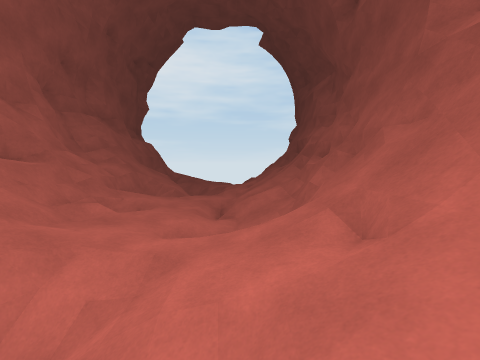
View 1 (above)

15 first-person views from a walk through a 3-D level made in the Unity game engine. The camera is 1.4 m above the floor, tilts 4° down and sees 90° across. The floor is counted in squares, 1 m on a side. Each view is taken from the middle of a square. On the plan, view 1 faces up. The plan holds only what a view shows up to about 13 squares ahead; the rest is blank. The place goes on beyond the plan. Some animated figures are left out.

View 2
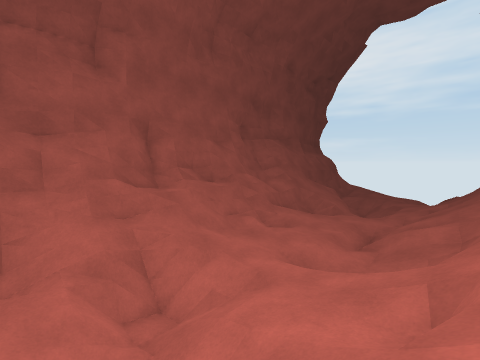

View 3
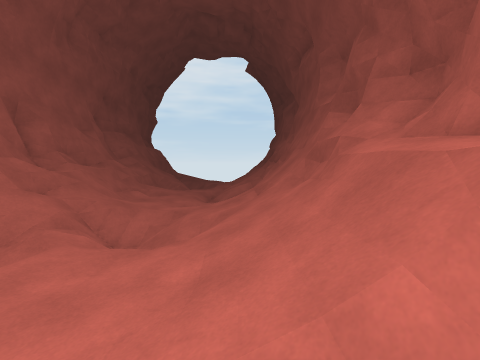

View 4
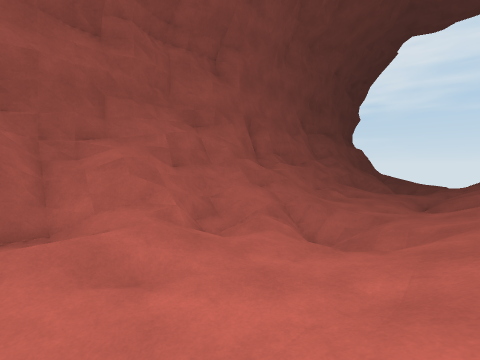

View 5
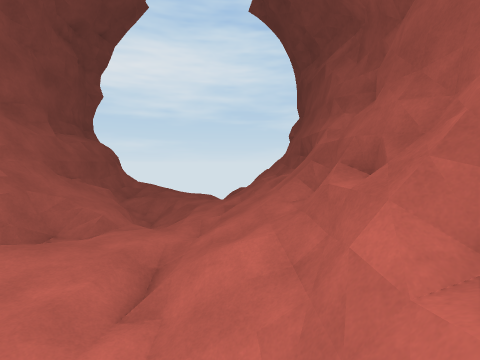

View 6
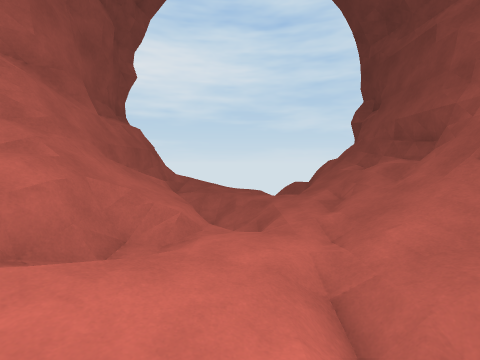

View 7
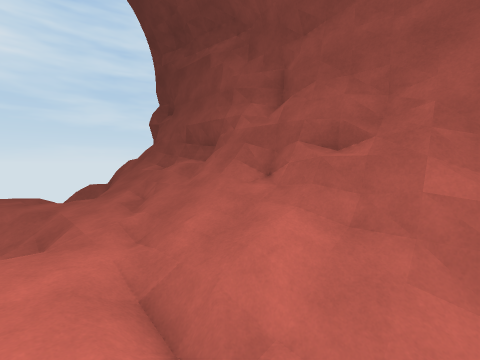

View 8
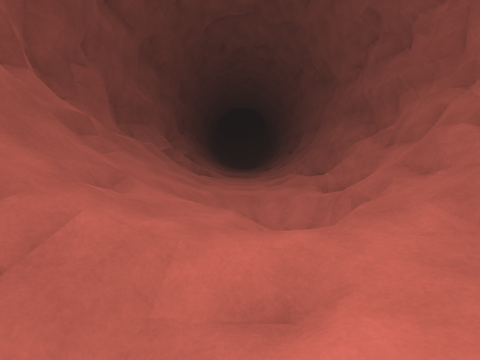

View 9
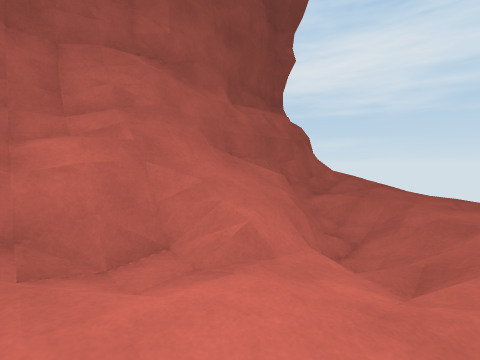

View 10
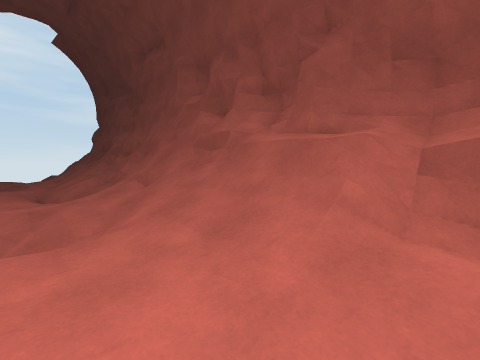

View 11
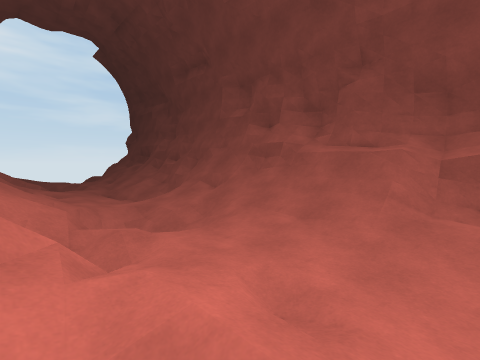

View 12
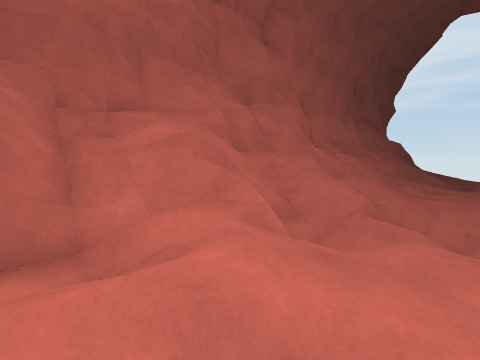

View 13
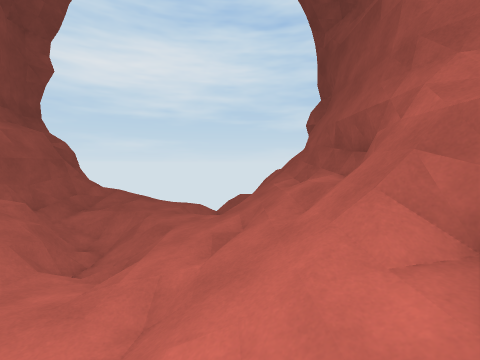

View 14
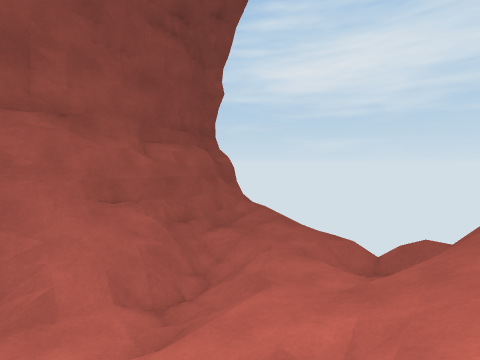

View 15
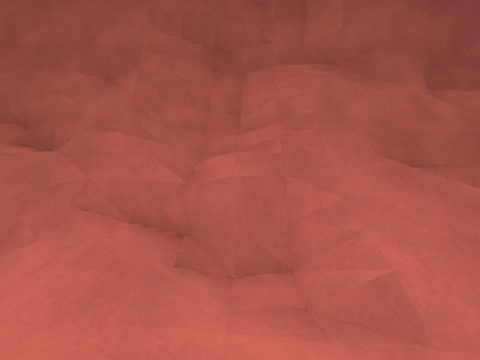

### Floor plan
Key: @ floor where view 1 was taken; # wall or solid block; . main floor; : floor 0.25 m higher than the main floor; - floor 0.25 m lower than the main floor; + floor 0.5 m higher than the main floor; * floor 1 m higher than the main floor; % floor 1.5 m higher than the main floor; & floor 1.75 m higher than the main floor; / step, stairs or slope; = window, fence, low wall or low ledge; ^ raised ledge; v drop or lower ground; O other object.
Columns run from 8 left of view 1 to 5 right of it. Each row starts with its distance up from view 1.
 20  #OO/:.
 19  #=/::.///=
 18  ##//:.//=#=#
 17   #///..://##
 16   #/v//.://=#
 15  ##/==//://%#
 14  ##//=//:///#
 13  #=/////://=##
 12 ###///..///=^#
 11 #=&=-/..///##
 10 ##%=/:.////##
  9  #==/:.////^#
  8  #=*//.///=##
  7  #///:.///###
  6  #///:/-//=##
  5  #///://////#
  4  #%/////:///#
  3  #//////:+/=##
  2  #=////////###
  1  #=*///////v/#
  0  ##=////@////#
 -1  ##=/:..:////#
 -2  =#=/:..:///##
 -3  #=/+/..////##
 -4  ##/+/..://=#
 -5  ##/+:..:+/=#

Positions as (right, up) in squares from view 1, and headings:
1: (0, 0), facing up
2: (2, 0), facing up-left
3: (1, -5), facing up
4: (1, -5), facing up-left
5: (1, 5), facing up
6: (-2, 7), facing up
7: (-2, 7), facing up-right
8: (-1, 8), facing down
9: (-1, 10), facing up-left
10: (-2, -5), facing up-right
11: (-5, -5), facing up-right
12: (-2, -5), facing up-left
13: (1, 9), facing up
14: (2, 12), facing up-left
15: (-1, 11), facing left
